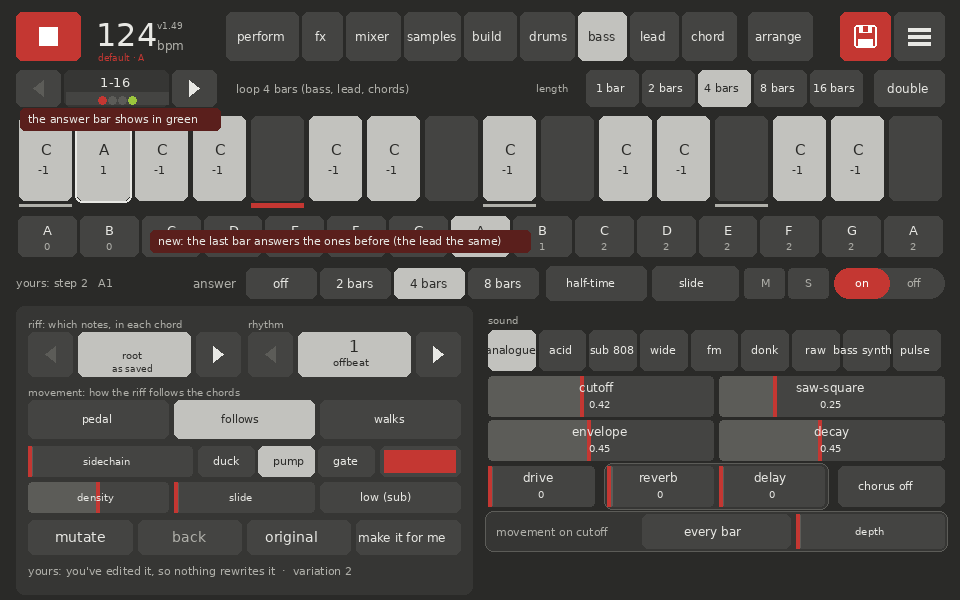
#> input picture docs/mockups/v149-bass-answer.png, 960 x 600 px, given in place of drums-dark.png, which was not available
$ python v149.py
#> lines starting #> are read from the running program, lines starting #| are printed output that depends on the picture
#!/usr/bin/env python3
"""Mock-ups for v1.49 (ideas from the PERF-1 firmware): the drum lane controls, call and answer on the bass tab, the mood
dial on Perform, and a "show" page with the sigil. Drawn over the real screens (tests/ui_preview.py), 960x600, dark.
python3 tests/ui_preview.py /tmp/prev dark ; python3 docs/mockups/v149.py /tmp/prev  -> docs/mockups/v149-*.png"""
import os, sys, math
from PIL import Image, ImageDraw, ImageFont

OUT = os.path.dirname(os.path.abspath(__file__))
BASE = sys.argv[1] if len(sys.argv) > 1 else "/tmp/prev"
C = dict(bg="#2A2A28", card="#363634", off="#444442", on="#C2C2BE", acc="#C43732", accfg="#FFFFFF", mute="#B0B0AA",
         txt="#E8E8E4", dim="#5C5C58", track="#4A4A47",
         drums="#E6DFC8", bass="#C43732", lead="#9BC53D", chord="#4FB3A9", samples="#D97BA6")


def font(sz, bold=False):
    f = "/usr/share/fonts/truetype/dejavu/DejaVuSans-Bold.ttf" if bold else "/usr/share/fonts/truetype/dejavu/DejaVuSans.ttf"
    return ImageFont.truetype(f, sz)


class S:
    def __init__(s, base=None):
#> called with base = 'drums-dark.png'
        s.im = Image.open(os.path.join(BASE, base)).convert("RGB") if base else Image.new("RGB", (960, 600), C["bg"])
#> s.im is the input picture: PIL image 960x600 RGB; mean R, G, B 81.1, 77.4, 74.9
        s.d = ImageDraw.Draw(s.im)

    def col(s, c): return C.get(c, c)

    def rr(s, x, y, w, h, c, r=6, outline=None, width=2):
        s.d.rounded_rectangle([x, y, x + w, y + h], radius=r, fill=s.col(c), outline=s.col(outline) if outline else None, width=width)

    def t(s, txt, x, y, sz=12, c="mute", bold=False, anchor="la"):
        s.d.text((x, y), txt, fill=s.col(c), font=font(sz, bold), anchor=anchor)

    def btn(s, x, y, w, h, label, sel=False, sz=12, sub=None):
        s.rr(x, y, w, h, "on" if sel else "off")
        fg = "bg" if sel else "txt"
        if sub:
            s.t(label, x + w / 2, y + h / 2 - 7, sz, fg, anchor="mm"); s.t(sub, x + w / 2, y + h / 2 + 9, 10, fg, anchor="mm")
        else:
            s.t(label, x + w / 2, y + h / 2, sz, fg, anchor="mm")

    def slider(s, y, label, v, val, x0=126, x1=402):
        # as the drum page's level/tune rows: a label, a track, a red dot, the value
        s.t(label, 16, y, 13, "txt", anchor="lm")
        s.d.rounded_rectangle([x0, y - 4, x1, y + 4], radius=4, fill=s.col("track"))
        px = x0 + (x1 - x0) * v
        s.d.ellipse([px - 11, y - 11, px + 11, y + 11], fill=s.col("acc"))
        s.t(val, 416, y, 12, "txt", anchor="lm")

    def hbar(s, x, y, w, h, v, label, val=""):
        # the app's bar control: dark box, lighter fill, a red edge at the value
        s.rr(x, y, w, h, "off")
        fw = int(w * v)
        if fw > 0: s.d.rectangle([x, y, x + fw, y + h], fill=s.col("dim"))
        s.d.rectangle([x + fw - 2, y, x + fw + 2, y + h], fill=s.col("acc"))
        s.t(label, x + w / 2, y + h / 2 - (6 if val else 0), 12, "txt", anchor="mm")
        if val: s.t(val, x + w / 2, y + h / 2 + 9, 10, "txt", anchor="mm")

    def note(s, txt, x, y, w=300):
        # a mock-up callout: a red tag with a line of explanation
        s.rr(x, y, w, 22, "#5A1F1C", 5)
        s.t(txt, x + 8, y + 11, 11, "txt", anchor="lm")

    def save(s, name):
        s.im.save(os.path.join(OUT, f"v149-{name}.png")); print("wrote", name)


# ---- 1. drums, one drum: rolls in the lane row, and a "lane" tab beside the sound ----
s = S("drums-dark.png")
s.d.rectangle([12, 266, 480, 300], fill=s.col("bg"))
s.btn(16, 270, 84, 25, "velocity"); s.btn(106, 270, 84, 25, "timing"); s.btn(196, 270, 84, 25, "rolls", sel=True)
s.hbar(286, 270, 100, 25, 0.2, "swing")
s.d.rectangle([12, 298, 948, 340], fill=s.col("bg"))
rolls = {4: 2, 11: 3, 14: 2, 15: 4}
for i in range(16):
    x = 18 + i * 58
    n = rolls.get(i, 1)
    s.rr(x, 300, 54, 38, "on" if n > 1 else "off", 4)
    if n > 1:
        # the roll's hits as little bars, then the count
        for k in range(n):
            bx = x + 8 + k * (38 / n); s.d.rectangle([bx, 306, bx + 38 / n - 4, 320], fill=s.col("bg"))
        s.t(f"x{n}", x + 27, 329, 11, "bg", True, anchor="mm")
s.d.rectangle([10, 343, 482, 556], fill=s.col("bg"))
s.btn(16, 346, 140, 30, "sound"); s.btn(162, 346, 140, 30, "lane", sel=True)
s.slider(398, "chance", 0.8, "80%")
s.slider(428, "thin", 0.25, "16ths out")
s.slider(458, "drift", 0.4, "40%")
s.t("plays in", 16, 482, 11, "mute", anchor="lm")
for k, (lab, sel) in enumerate([("every bar", True), ("bars 1 + 3", False), ("bars 2 + 4", False), ("last of 4", False)]):
    s.btn(16 + k * 116, 492, 110, 28, lab, sel, 11)
for k, (lab, sel) in enumerate([("first of 4", False), ("fills only", False), ("not in fills", False)]):
    s.btn(16 + k * 116, 524, 110, 28, lab, sel, 11)
s.note("new: rolls (tap a step: 1, x2 .. x6)", 500, 268, 250)
s.note("new: the lane tab", 312, 350, 150)
s.save("drums-lane")
#> in save, `s.im.save(os.path.join(OUT, f'v149-{name}.png'))`:
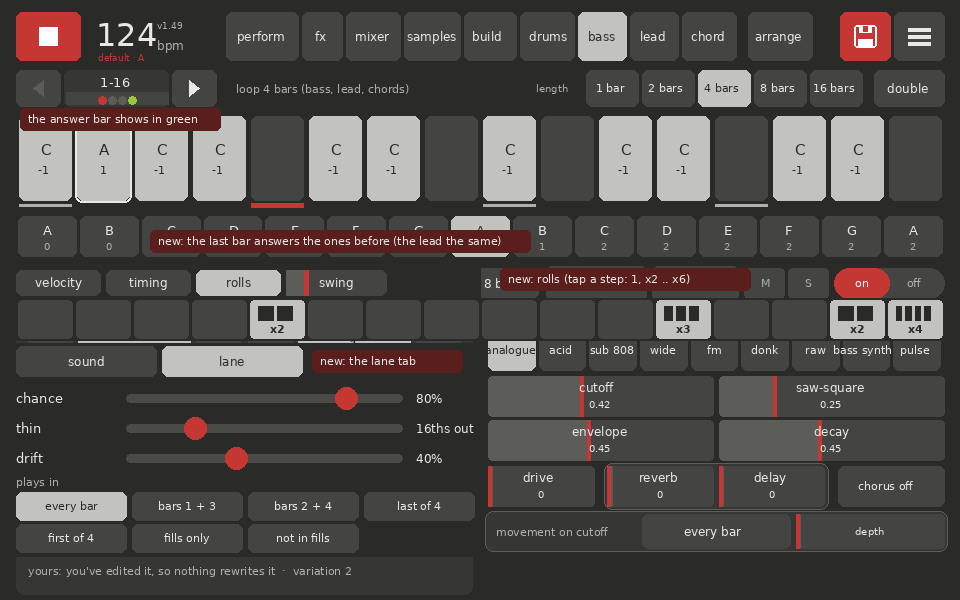
#> saved as v149-drums-lane.png: PIL image 960x600 RGB; mean R, G, B 79.6, 75.2, 72.7
#| wrote drums-lane

# ---- 2. bass: call and answer ----
s = S("bass-dark.png")
s.d.rectangle([150, 264, 542, 302], fill=s.col("bg"))
s.t("answer", 236, 283, 12, "mute", anchor="rm")
for k, (lab, sel) in enumerate([("off", False), ("2 bars", False), ("4 bars", True), ("8 bars", False)]):
    s.btn(246 + k * 74, 268, 70, 30, lab, sel, 12)
# the answer bar marked on the page dots: 4 bars, the last one answers
s.d.rectangle([66, 92, 168, 104], fill=s.col("off"))
for k in range(4):
    cx = 102 + k * 10
    s.d.ellipse([cx - 4, 96, cx + 4, 104], fill=s.col("acc" if k == 0 else ("lead" if k == 3 else "dim")))
s.note("new: the last bar answers the ones before (the lead the same)", 150, 230, 380)
s.note("the answer bar shows in green", 20, 108, 200)
s.save("bass-answer")
#> call 2 of save, with name = 'bass-answer'
#> in save (call 2), `s.im.save(os.path.join(OUT, f'v149-{name}.png'))`:
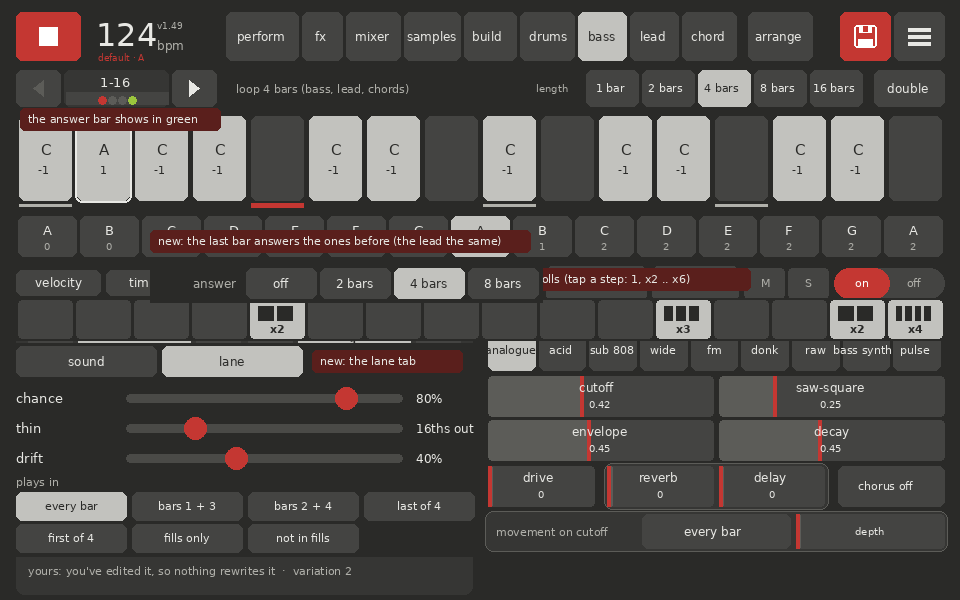
#> saved as v149-bass-answer.png: PIL image 960x600 RGB; mean R, G, B 79.5, 75.2, 72.7
#| wrote bass-answer

# ---- 3. perform: the mood dial, and the countdown under the tempo ----
s = S("perform-dark.png")
s.d.rectangle([92, 50, 228, 66], fill=s.col("bg"))
s.t("default · A · drop in 3", 98, 57, 10, "acc", anchor="lm")
s.d.rectangle([490, 184, 944, 414], fill=s.col("bg"))
s.rr(494, 186, 446, 150, "card", 10)
s.t("drums bus: crush", 510, 200, 15, "txt"); s.t("touch to play it", 510, 222, 10, "mute")
s.d.line([716, 192, 716, 330], fill=s.col("on"), width=2); s.d.line([500, 262, 934, 262], fill=s.col("on"), width=2)
s.d.ellipse([700, 246, 732, 278], outline=s.col("on"), width=2)
s.rr(494, 342, 446, 70, "card", 10)
s.t("mood", 508, 356, 12, "mute", True)
s.t("chill", 508, 392, 11, "mute", anchor="lm"); s.t("peak", 926, 392, 11, "mute", anchor="rm")
x0, x1, y = 548, 886, 392
for i in range(x1 - x0):
    f = i / (x1 - x0)
    r = int(0x44 + (0xC4 - 0x44) * f); g = int(0x44 + (0x37 - 0x44) * f); b = int(0x42 + (0x32 - 0x42) * f)
    s.d.line([x0 + i, y - 5, x0 + i, y + 5], fill=(r, g, b))
v = 0.68; px = x0 + (x1 - x0) * v
s.d.ellipse([px - 13, y - 13, px + 13, y + 13], fill=s.col("txt"))
for k, lab in enumerate(["chill", "warm", "groove", "lift", "peak"]):
    tx = x0 + (x1 - x0) * k / 4
    s.d.line([tx, y + 9, tx, y + 13], fill=s.col("dim"), width=2)
s.t("lift: busier drums, more slides, the pump in, a touch of drive", 560, 356, 10, "txt")
s.note("new: one dial from chill to peak", 690, 300, 230)
s.note("new: countdown", 230, 64, 120)
s.save("perform-mood")
#> call 3 of save, with name = 'perform-mood'
#> in save (call 3), `s.im.save(os.path.join(OUT, f'v149-{name}.png'))`:
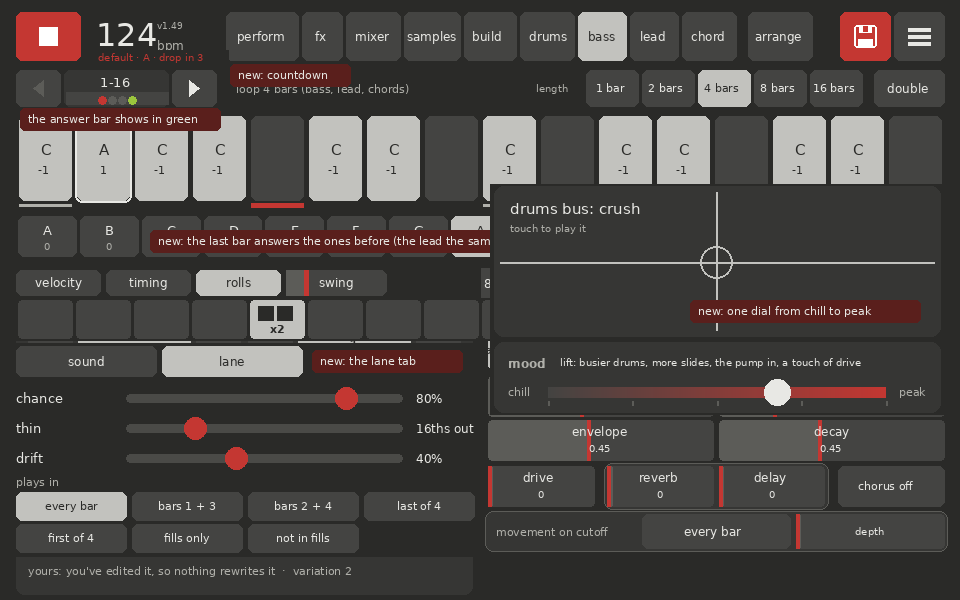
#> saved as v149-perform-mood.png: PIL image 960x600 RGB; mean R, G, B 76.1, 71.6, 69.2
#| wrote perform-mood

# ---- 4. the show page: the sigil ----
s = S("perform-dark.png")
s.d.rectangle([0, 66, 960, 600], fill=s.col("bg"))
s.d.rectangle([226, 10, 838, 64], fill=s.col("bg"))
s.btn(230, 12, 120, 48, "show", True)
s.t("tap anywhere to go back", 366, 36, 11, "mute", anchor="lm")
cx, cy, R = 300, 335, 238
NAMES = ["A", "A#", "B", "C", "C#", "D", "D#", "E", "F", "F#", "G", "G#"]
# the phrase ring: bar 3 of 4 so far
s.d.arc([cx - R, cy - R, cx + R, cy + R], -90, 360, fill=s.col("card"), width=10)
s.d.arc([cx - R, cy - R, cx + R, cy + R], -90, -90 + 360 * 0.62, fill=s.col("dim"), width=10)
# the 16 steps: kick hits bone, the current step red
kick = {0, 4, 8, 12}; cur = 10
for i in range(16):
    a = math.radians(-90 + i * 22.5); r = R - 26
    x, y = cx + r * math.cos(a), cy + r * math.sin(a)
    rad = 9 if i % 4 == 0 else 6
    fill = "acc" if i == cur else ("drums" if i in kick else "off")
    s.d.ellipse([x - rad, y - rad, x + rad, y + rad], fill=s.col(fill))
# the twelve notes, the chord's root (A) at the top; the chord (A minor 7: A C E G) as a shape
r = R - 70
pts = {}
for k in range(12):
    a = math.radians(-90 + k * 30); x, y = cx + r * math.cos(a), cy + r * math.sin(a); pts[k] = (x, y)
chord = [0, 3, 7, 10]
s.d.polygon([pts[k] for k in chord], outline=s.col("chord"), fill="#2F3C3A")
s.d.line([pts[k] for k in chord] + [pts[chord[0]]], fill=s.col("chord"), width=3)
for k in range(12):
    x, y = pts[k]
    inc = k in chord
    s.d.ellipse([x - 13, y - 13, x + 13, y + 13], fill=s.col("chord" if inc else "card"))
    s.t(NAMES[k], x, y, 11, "bg" if inc else "mute", inc, anchor="mm")
# the lead's last note flashes as a rune, the bass's note ringed
lx, ly = pts[7]; s.d.ellipse([lx - 20, ly - 20, lx + 20, ly + 20], outline=s.col("lead"), width=3)
bx, by = pts[0]; s.d.ellipse([bx - 20, by - 20, bx + 20, by + 20], outline=s.col("bass"), width=3)
# the eye: half open in a groove
ew, eh = 62, 22
s.d.chord([cx - ew, cy - eh * 2, cx + ew, cy + eh * 2], 0, 180, fill=s.col("txt"))
s.d.chord([cx - ew, cy - eh, cx + ew, cy + eh], 180, 360, fill=s.col("bg"))
s.d.ellipse([cx - 15, cy - 4, cx + 15, cy + 26], fill=s.col("bg"))
s.d.rectangle([cx - ew, cy - 2, cx + ew, cy + 1], fill=s.col("bg"))
s.t("Am7", cx, cy + 62, 22, "txt", True, anchor="mm")
# the right side: where we are, what's next, the parts
s.rr(586, 84, 354, 112, "card", 10)
s.t("groove", 604, 104, 13, "mute", True)
s.t("drop in 3 bars", 604, 128, 30, "txt", True)
s.t("bar 3 of the 4 bar phrase · scene A", 604, 172, 11, "mute")
s.rr(586, 206, 354, 196, "card", 10)
s.t("parts", 604, 224, 12, "mute", True)
for k, (nm, c, lv) in enumerate([("drums", "drums", 0.8), ("bass", "bass", 0.65), ("lead", "lead", 0.5), ("chords", "chord", 0.4), ("samples", "samples", 0.0)]):
    y = 254 + k * 30
    s.d.ellipse([604, y - 6, 616, y + 6], fill=s.col(c))
    s.t(nm, 626, y, 13, "txt", anchor="lm")
    s.d.rounded_rectangle([720, y - 5, 920, y + 5], radius=5, fill=s.col("track"))
    if lv: s.d.rounded_rectangle([720, y - 5, 720 + 200 * lv, y + 5], radius=5, fill=s.col(c))
s.rr(586, 412, 354, 84, "card", 10)
s.t("mood", 604, 430, 12, "mute", True)
s.d.rounded_rectangle([604, 462, 920, 470], radius=4, fill=s.col("track"))
s.d.rounded_rectangle([604, 462, 604 + 316 * 0.68, 470], radius=4, fill=s.col("acc"))
s.t("lift", 920, 432, 13, "txt", True, anchor="ra")
s.rr(586, 506, 354, 80, "card", 10)
s.t("the eye: half open in a groove, shut in a breakdown,", 604, 526, 11, "mute")
s.t("wide in a build, a flash on the drop", 604, 544, 11, "mute")
s.t("one colour per part, the same on every page", 604, 562, 11, "mute")
s.save("show-sigil")
#> call 4 of save, with name = 'show-sigil'
#> in save (call 4), `s.im.save(os.path.join(OUT, f'v149-{name}.png'))`:
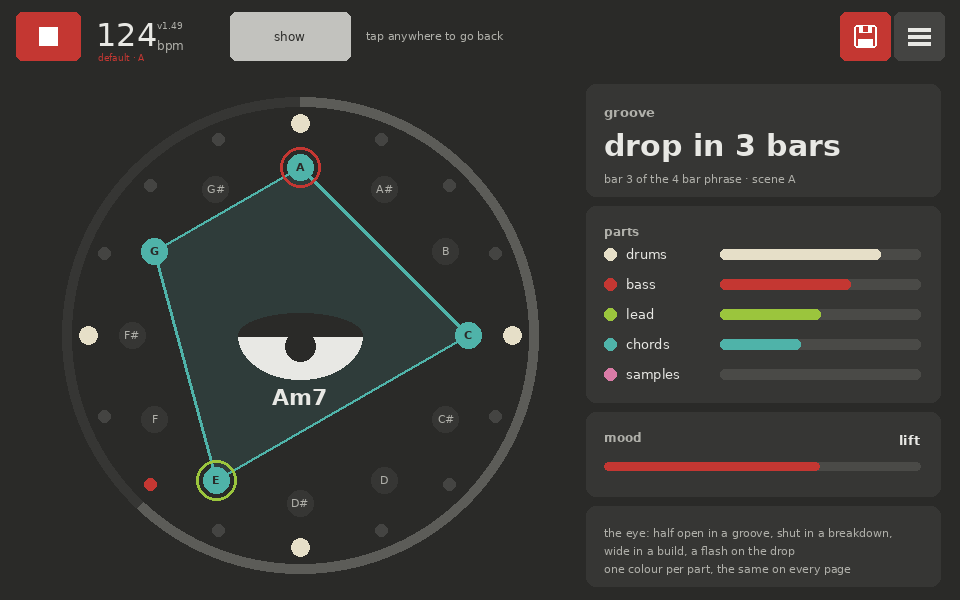
#> saved as v149-show-sigil.png: PIL image 960x600 RGB; mean R, G, B 55.9, 55.7, 53
#| wrote show-sigil
